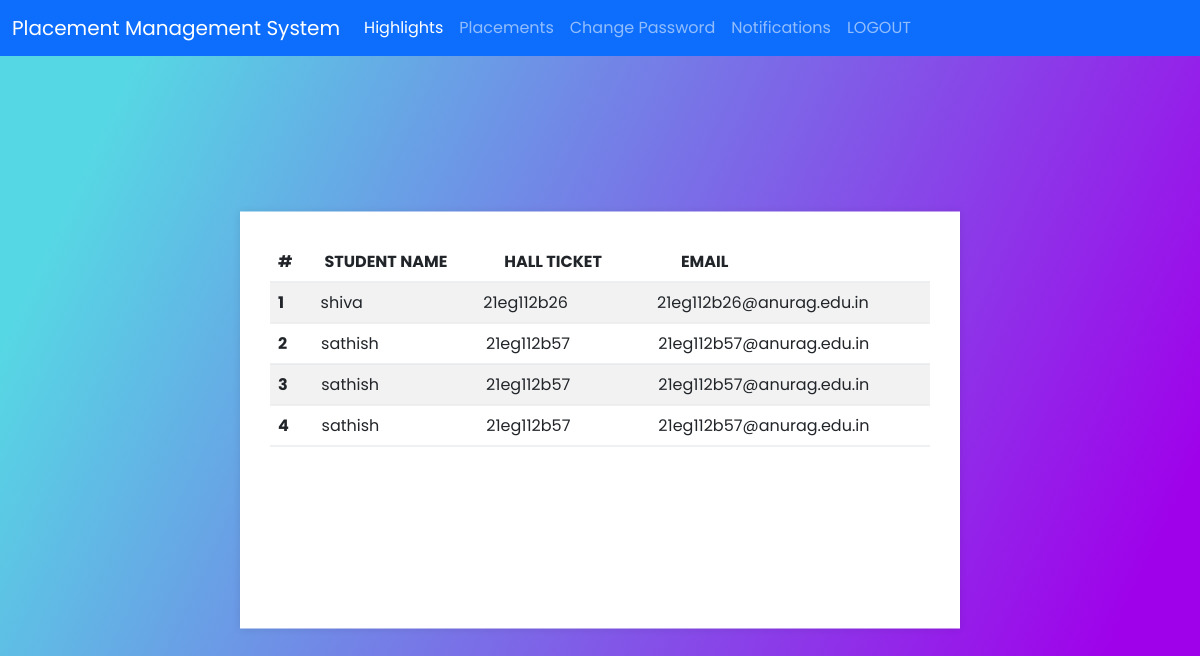
/view/2 (signed in), run on the app's committed database.
### app/models.py (models this page shows, shortened)
class Placement(models.Model):
    company=models.ForeignKey(Companies,on_delete=models.CASCADE)
    student=models.ForeignKey(User,on_delete=models.CASCADE)

### app/views.py (the view)
# urls.py: path('view/<int:id>',viewplace),
@login_required
def viewplace(r,id):
    com=Companies.objects.get(id=id)
    stud=com.placement_set.all()
    return render(r,'view.html',{'students':stud})

### templates/view.html (shortened to what this page needs)
{%extends 'index.html'%}
{%load static%}
{%block main%}
<!DOCTYPE html>
<html lang="en" dir="ltr">
    <head>
        <link rel="stylesheet" href="{%static 'css/style.css'%}" />
    </head>
    <body>
        <div class="center">
            <div class="container">
                <table class="table table-striped">
                    <thead>
                      <tr>
                        <th scope="col" width="50px">#</th>
                        <th scope="col" width="200px">STUDENT NAME</th>
                        <th scope="col" width="200px">HALL TICKET</th>
                        <th scope="col" width="300px">EMAIL</th>
                      </tr>
                    </thead>
                    <tbody class="aa">
                        {%for i in students%}
                      <tr>
                        <th scope="row" width="50px">{{forloop.counter}}</th>
                        <td width="200px">{{i.student.first_name}}</td>
                        <td width="200px">{{i.student.username}}</td>
                        <td width="300px">{{i.student.email}}</td>
                      </tr>
                      {%endfor%}
                    </tbody>
                  </table>
            </div>
        </div>
    </body>
</html>
  {%endblock%}

### templates/index.html (shortened to what this page needs)
{%load static%}
<!doctype html>
<html lang="en">
  <head>
    <link href="{%static 'css/bootstrap.min.css'%}" rel="stylesheet" >
    <link href="{%static 'css/style.css'%}" rel="stylesheet" >
  </head>
  <body>
    <nav class="navbar navbar-expand-lg navbar-dark bg-primary">
      <div class="container-fluid">
        <a class="navbar-brand" href="/">Placement Management System</a>
        <div class="collapse navbar-collapse" id="navbarColor01">
          <ul class="navbar-nav me-auto">
            <li class="nav-item">
              <a class="nav-link active" href="/highlights">Highlights
              </a>
            </li>
            <li class="nav-item">
              <a class="nav-link" href="/placement">Placements</a>
            </li>
            <li class="nav-item">
              <a class="nav-link" href="/changepassword">Change Password</a>
            </li>
            <li class="nav-item">
              <a class="nav-link" href="/notifications">Notifications</a>
            </li>
            <li class="nav-item">
              <a class="nav-link" href="/logout">LOGOUT</a>
            </li>
          </ul>
        </div>
      </div>
    </nav>
    {%block main%}{%endblock%}
  </body>
</html>

### static/css/style.css (style rules this page uses)
* { margin: 0; padding: 0; outline: none; box-sizing: border-box; font-family: "Poppins", sans-serif; }
body { height: 100vh; width: 100%; background: linear-gradient(115deg, #56d8e4 10%, #9f01ea 90%); }
.show-btn, .container { position: absolute; top: 50%; left: 50%; transform: translate(-50%, -50%); }
.container { margin-top:20px; background: #fff; width: 60%; padding: 30px; box-shadow: 0 0 8px rgba(0, 0, 0, 0.1); }
.aa { display: block; height: 300px; overflow-y: auto; float: left; }
tr { display: block; }

### data on the page
Placement: student.first_name "shiva", student.username "21eg112b26", student.email "21eg112b26@anurag.edu.in"
Placement: student.first_name "sathish", student.username "21eg112b57", student.email "21eg112b57@anurag.edu.in"
Placement: student.first_name "sathish", student.username "21eg112b57", student.email "21eg112b57@anurag.edu.in"
Placement: student.first_name "sathish", student.username "21eg112b57", student.email "21eg112b57@anurag.edu.in"
